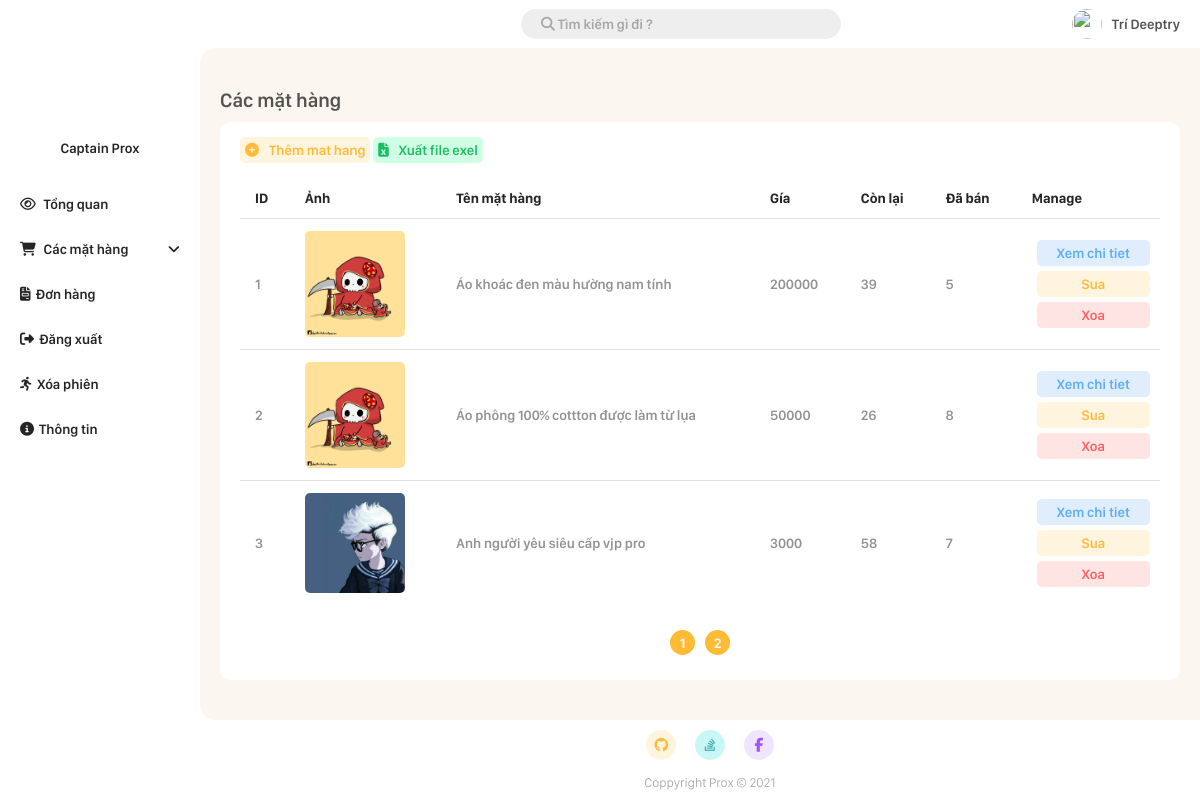
Page /Admin/product.php (signed in) on the earlier database version.
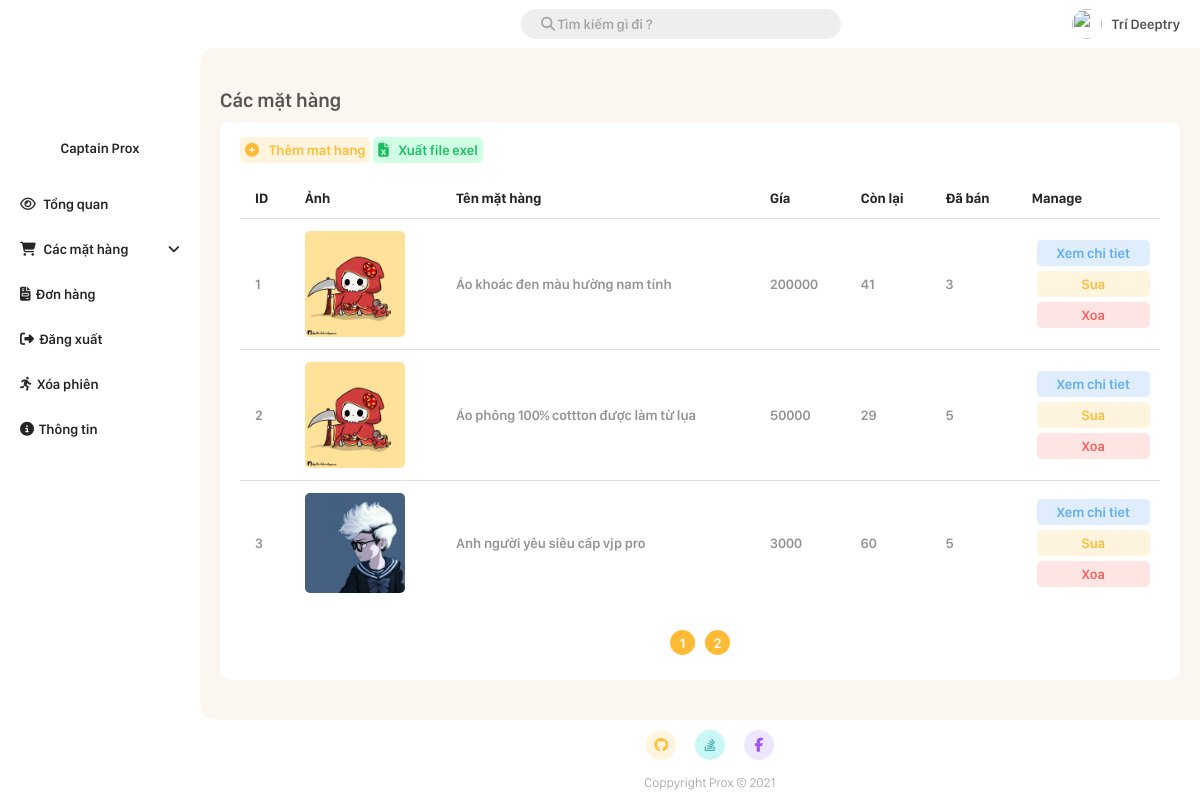
Same page on the later database version.
### tables this page shows
CREATE TABLE `product` (
  `id` int(11) NOT NULL,
  `name` varchar(50) NOT NULL,
  `description` text NOT NULL,
  `image` text NOT NULL,
  `cost` double NOT NULL,
  `quantity` int(11) NOT NULL,
  `manufacturer_id` int(11) NOT NULL,
  `sold` int(11) NOT NULL DEFAULT '0',
  `type_id` int(11) NOT NULL DEFAULT '1'
);

### Admin/product.php (the view, shortened to what this page needs)
<!DOCTYPE html>
<html lang="en">
<head>
  <link rel="stylesheet" href="./CSS/style.css?v=2.8">
</head>
<body>
  <?php
  $page = 1;
  $search = "";
  $number_of_post_query = "SELECT count(*) FROM product WHERE name like '%$search%'";
  $post_array = mysqli_query($connect, $number_of_post_query);
  $result_array = mysqli_fetch_array($post_array);
  $number_of_post = $result_array['count(*)'];
  $number_post_per_page = 3;
  $number_of_page = ceil($number_of_post / $number_post_per_page);
  $number_of_skip_page = $number_post_per_page * ($page - 1);
  $querry = "SELECT * FROM product WHERE name like '%$search%' LIMIT $number_post_per_page OFFSET $number_of_skip_page ";
  $result = mysqli_query($connect, $querry);
  ?>
  <div class="grid-container">
    <div class="container-header">
      <?php require_once "./root/navbar.php"; ?>
    </div>
    <div class="container-menu">
      <?php require_once "./root/sidebar.php"; ?>
    </div>
    <div class="container-main">
      <h1 class="main-title">Các mặt hàng</h1>
      <div class="add-new-item">
        <a class="link-button" href="./add/add_new_product.php"><i class="fas fa-plus-circle"></i>Thêm mat hang</a>
        <a class="link-button exel" href="./root/export_exel.php?product=true"><i class="fas fa-file-excel"></i>Xuất file exel</a>
        <table class="styled-table">
          <thead>
            <tr>
              <th>ID</th>
              <th>Ảnh</th>
              <th>Tên mặt hàng</th>
              <th>Gía</th>
              <th>Còn lại</th>
              <th>Đã bán</th>
              <th>Manage</th>
            </tr>
          </thead>
          <tbody>
            <?php foreach ($result as $product) { ?>
              <tr>
                <td>
                  <?= $product['id']  ?>
                </td>
                <td>
                  <img src="./photos/<?= $product['image']  ?>" alt="" style="width: 100px; border-radius: 5px;">
                </td>
                <td>
                  <?= $product['name']  ?>
                </td>
                <td>
                  <?= $product['cost']  ?>
                </td>
                <td>
                  <?= $product['quantity']  ?>
                </td>
                <td>
                  <?= $product['sold']  ?>
                </td>
                <td>
                  <a class="link-button blue" href="./view-infomation/item-information.php?id=<?= $product['id'] ?>"> Xem chi tiet</a>
                  <a class="link-button" href="./edit/edit_product.php?id=<?= $product['id'] ?>"> Sua</a>
                  <a onclick="return confirm('Xac nhan xoa ?')" class="link-button red" href="?delete=<?= $product['id'] ?>"> Xoa</a>
                </td>
              </tr>
            <?php } ?>
          </tbody>
        </table>
        <div class="page_number_list">
          <?php for ($i = 1; $i <= $number_of_page; $i++) { ?>
            <div class="page_number">
              <a href="?page=<?php echo $i; ?>&search=<?php echo $search; ?>">
                <?php echo $i; ?>
              </a>
            </div>
          <?php } ?>
        </div>
      </div>
    </div>
    <div class="container-footer">
      <?php require_once "./root/footer.php"; ?>
    </div>
  </div>
</body>
</html>

### Admin/root/navbar.php (shortened to what this page needs)
<!DOCTYPE html>
<html lang="en">
<head>
</head>
<body>
        <div class="header">
            <form action="" method="get" style="margin-right: auto; margin-left: auto;">
                <input id="header-search" name="search" class="fontAwesome" type="search" placeholder="&#xF002; Tìm kiếm gì đi ?">
            </form>
            <ul class="header-menu">
                <li>
                    <img class="header-avt" src="https://i.ibb.co/gjYSPt9/97387265-911934715945271-6195268394929881088-o.jpg" alt="">
                </li>
                <li>
                    <a href="#"><?php
                    if(isset($_SESSION['name'])){
                        echo $_SESSION['name'];
                    }else{
                        echo 'User name';
                    }
                    ?>
                    </a>
                </li>
            </ul>
        </div>
</body>
</html>

### Admin/root/sidebar.php (shortened to what this page needs)
<!DOCTYPE html>
<html lang="en">
<head>
</head>
<body>
<div class="sidebar-menu">
  <div class="sidebar-header">
      <p class="menu-webname">Captain Prox</p>
  </div>
              <ul class="menu">
                <li class="menu-item">
                  <a href="./index.php" class="menu-link"><i class="far fa-eye"></i> <span>Tổng quan</span> </a>
                </li>
                <li class="menu-item">
                  <a href="./product.php" class="menu-link"><i class="fas fa-shopping-cart"></i> <span>Các mặt hàng</span></a>
                  <button onclick="product_child()" class="dropbtn" > <i class="fas fa-angle-down" id="product_btn"></i> </button>
                </li>
                <li class="menu-item">
                  <a href="./bill.php" class="menu-link"><i class="fas fa-file-invoice"></i><span>Đơn hàng</span></a>
                </li>
                <li class="menu-item">
                  <a href="?signout=true" class="menu-link" onclick="return confirm('Bạn muốn đăng xuất ?');"><i class="fas fa-sign-out-alt"></i><span>Đăng xuất</span></a>
                </li>
                <li class="menu-item">
                  <a href="?removeaccount=true" class="menu-link" onclick="return confirm('Bạn muốn xóa phiên đăng nhập hiện tại ?');"><i class="fas fa-running"></i><span>Xóa phiên</span></a>
                </li>
                <li class="menu-item">
                  <a href="#" class="menu-link"><i class="fas fa-info-circle"></i><span>Thông tin</span></a>
                </li>
              </ul>
            </div>
</body>
</html>

### Admin/root/footer.php (shortened to what this page needs)
<!DOCTYPE html>
<html lang="en">
<head>
</head>
<body>
    <div class="footer-basic">
                    <footer>
                        <div class="social">
                            <a class="ogrange" href="#"><i class=" fab fa-github"></i></a>
                            <a class="green" href="#"><i class=" fab fa-stack-overflow"></i></a>
                            <a class="blue" href="#"><i class=" fab fa-facebook-f"></i></a>
                        </div>
                        <p class="copyright">Coppyright Prox © 2021</p>
                    </footer>
                </div>
</body>
</html>

Differences in the rows shown:
changed product "Áo khoác đen màu hường nam tính": quantity "39" → "41"; sold "5" → "3"
changed product "Áo phông 100% cottton được làm từ lụa": quantity "26" → "29"; sold "8" → "5"
changed product "Anh người yêu siêu cấp vjp pro": quantity "58" → "60"; sold "7" → "5"
